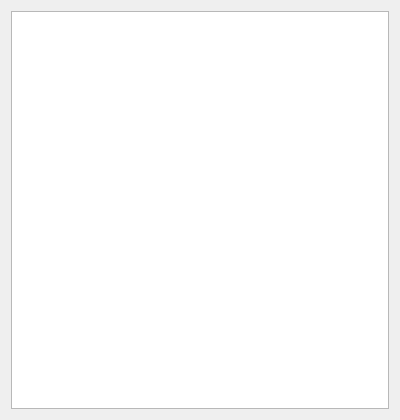
<?xml version="1.0" encoding="UTF-8"?>
<ui version="4.0">
 <class>MoveHistoryControl</class>
 <widget class="QWidget" name="MoveHistoryControl">
  <property name="geometry">
   <rect>
    <x>0</x>
    <y>0</y>
    <width>400</width>
    <height>420</height>
   </rect>
  </property>
  <property name="windowTitle">
   <string>Form</string>
  </property>
  <layout class="QVBoxLayout" name="verticalLayout">
   <item>
    <widget class="GKChess::UI::PGNView" name="pgnView"/>
   </item>
  </layout>
 </widget>
 <customwidgets>
  <customwidget>
   <class>GKChess::UI::PGNView</class>
   <extends>QTextEdit</extends>
   <header>gkchess_pgnview.h</header>
  </customwidget>
 </customwidgets>
 <resources/>
 <connections/>
 <slots>
  <slot>goto_first()</slot>
  <slot>go_back()</slot>
  <slot>go_forward()</slot>
 </slots>
</ui>
